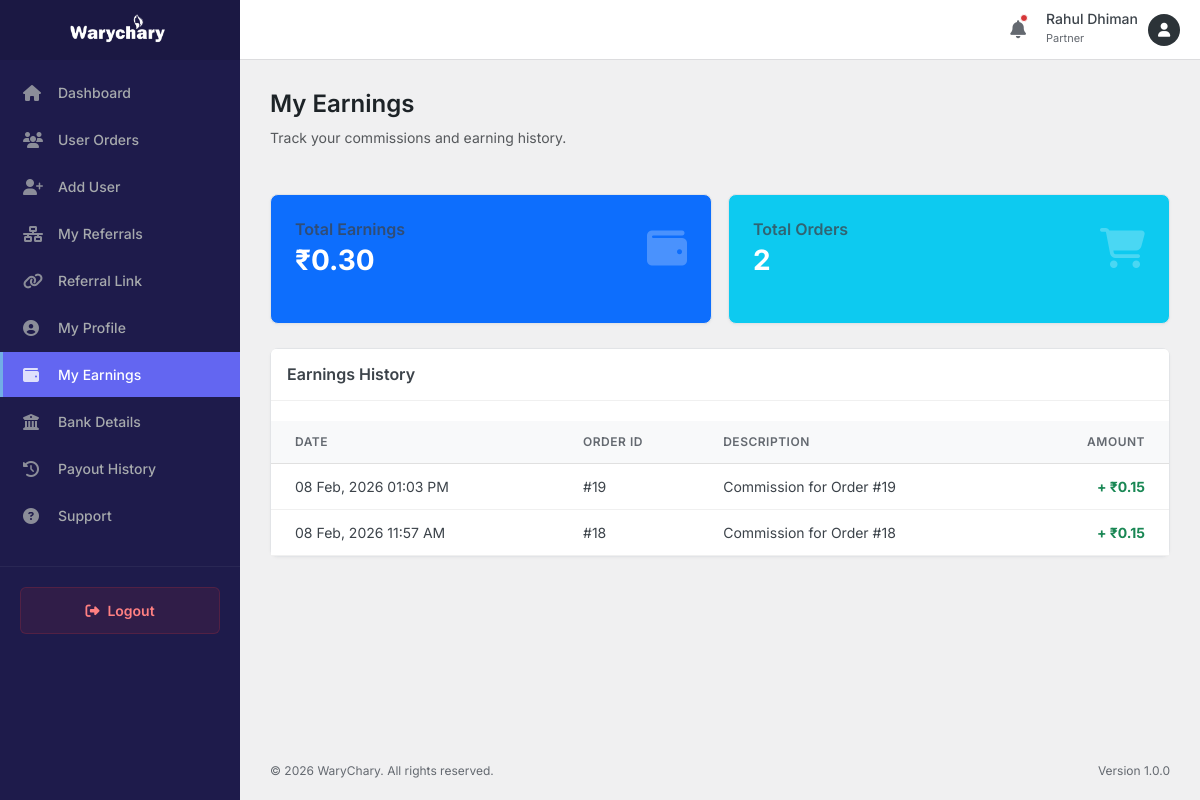
The app's page /partner/my-earnings.php (signed in), older data.
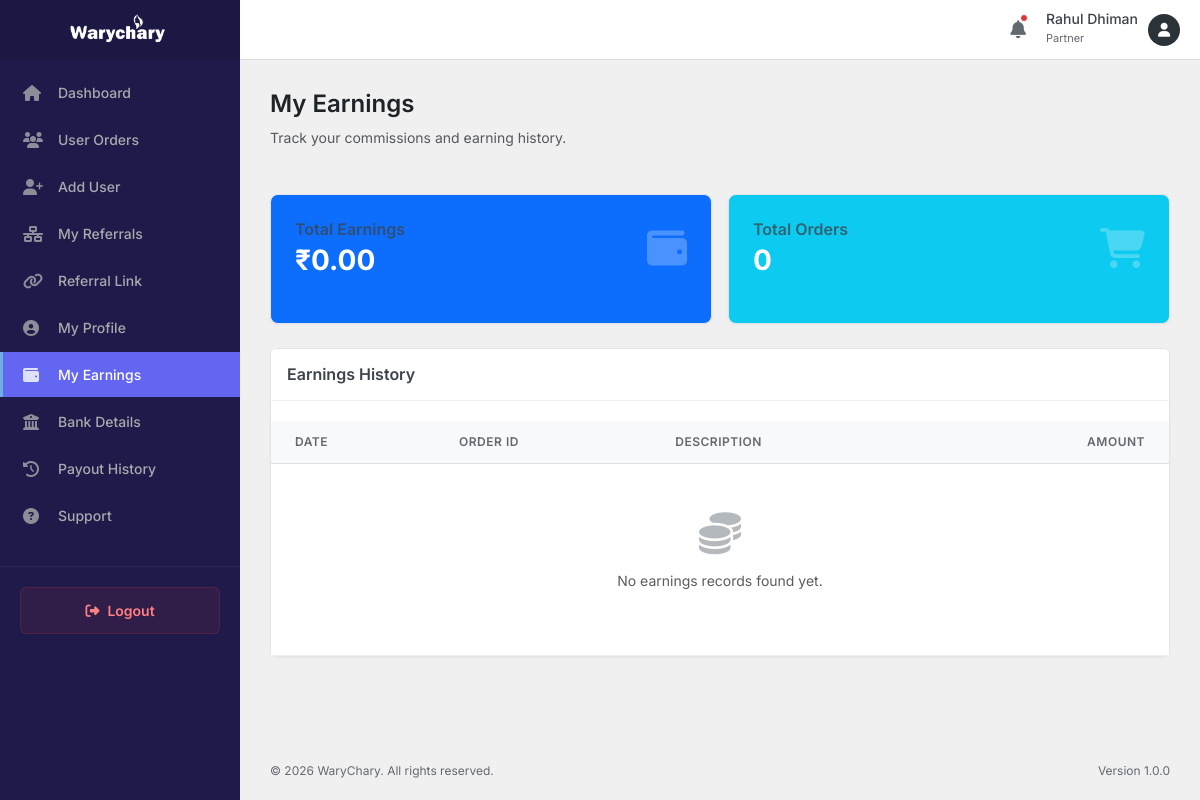
The same page, newer data.
### tables this page shows
CREATE TABLE `partner_earnings` (
  `id` int(11) NOT NULL AUTO_INCREMENT,
  `partner_id` int(11) NOT NULL,
  `partner_type` enum('marketing','senior') NOT NULL,
  `order_id` int(11) NOT NULL,
  `amount` decimal(10,2) NOT NULL,
  `percentage` decimal(5,2) NOT NULL,
  `description` text DEFAULT NULL,
  `created_at` timestamp NULL DEFAULT current_timestamp(),
  PRIMARY KEY (`id`),
  KEY `order_id` (`order_id`),
  CONSTRAINT `partner_earnings_ibfk_1` FOREIGN KEY (`order_id`) REFERENCES `orders` (`id`) ON DELETE CASCADE
);

### partner/my-earnings.php (the view, shortened to what this page needs)
<?php
include_once __DIR__ . '/includes/header.php';
$database = new Database();
$db = $database->getConnection();
$partner_id = $_SESSION['partner_id'];
$records_per_page = 15;
$current_page = isset($_GET['page']) && is_numeric($_GET['page']) ? (int)$_GET['page'] : 1;
$offset = ($current_page - 1) * $records_per_page;
$stmt = $db->prepare("SELECT COALESCE(SUM(amount), 0) FROM partner_earnings WHERE partner_id = :id");
$stmt->execute([':id' => $partner_id]);
$total_earnings = $stmt->fetchColumn();
$stmt = $db->prepare("SELECT COUNT(*) FROM partner_earnings WHERE partner_id = :id");
$stmt->execute([':id' => $partner_id]);
$total_orders = $stmt->fetchColumn();
$sql = "SELECT * FROM partner_earnings
        WHERE partner_id = :id
        ORDER BY created_at DESC
        LIMIT :limit OFFSET :offset";
$stmt = $db->prepare($sql);
$stmt->bindValue(':id', $partner_id, PDO::PARAM_INT);
$stmt->bindValue(':limit', $records_per_page, PDO::PARAM_INT);
$stmt->bindValue(':offset', $offset, PDO::PARAM_INT);
$stmt->execute();
$earnings_history = $stmt->fetchAll(PDO::FETCH_ASSOC);
?>
<div class="page-header">
    <div class="header-title">
        <h1 class="page-title">My Earnings</h1>
        <p class="text-muted">Track your commissions and earning history.</p>
    </div>
</div>
<div class="row g-3 mb-4">
    <div class="col-md-6">
        <div class="card bg-primary text-white h-100">
            <div class="card-body">
                <div class="d-flex justify-content-between align-items-center">
                    <div>
                        <h6 class="card-title mb-1 opacity-75">Total Earnings</h6>
                        <h3 class="mb-0 fw-bold">₹<?php echo number_format($total_earnings, 2); ?></h3>
                    </div>
                    <div class="fs-1 opacity-25"><i class="fas fa-wallet"></i></div>
                </div>
            </div>
        </div>
    </div>
    <div class="col-md-6">
        <div class="card bg-info text-white h-100">
            <div class="card-body">
                <div class="d-flex justify-content-between align-items-center">
                    <div>
                        <h6 class="card-title mb-1 opacity-75">Total Orders</h6>
                        <h3 class="mb-0 fw-bold"><?php echo number_format($total_orders); ?></h3>
                    </div>
                    <div class="fs-1 opacity-25"><i class="fas fa-shopping-cart"></i></div>
                </div>
            </div>
        </div>
    </div>
</div>
<div class="card">
    <div class="card-header bg-white py-3">
        <h5 class="card-title mb-0">Earnings History</h5>
    </div>
    <div class="card-body p-0">
        <div class="table-responsive">
            <table class="table table-hover align-middle mb-0">
                <thead class="bg-light">
                    <tr>
                        <th class="ps-4">Date</th>
                        <th>Order ID</th>
                        <th>Description</th>
                        <th class="text-end pe-4">Amount</th>
                    </tr>
                </thead>
                <tbody>
                    <?php if (count($earnings_history) > 0): ?>
                        <?php foreach ($earnings_history as $row): ?>
                            <tr>
                                <td class="ps-4"><?php echo date('d M, Y h:i A', strtotime($row['created_at'])); ?></td>
                                <td>#<?php echo htmlspecialchars($row['order_id']); ?></td>
                                <td><?php echo htmlspecialchars($row['description']); ?></td>
                                <td class="text-end pe-4 fw-bold text-success">
                                    + ₹<?php echo number_format($row['amount'], 2); ?>
                                </td>
                            </tr>
                        <?php endforeach; ?>
                    <?php else: ?>
                        <tr>
                            <td colspan="4" class="text-center py-5 text-muted">
                                <i class="fas fa-coins fa-3x mb-3 text-secondary opacity-50"></i>
                                <p>No earnings records found yet.</p>
                            </td>
                        </tr>
                    <?php endif; ?>
                </tbody>
            </table>
        </div>
    </div>
</div>
<?php include_once __DIR__ . '/includes/footer.php'; ?>

Row changes from the older to the newer data that the page shows:
removed partner_earnings: created_at "08 Feb, 2026 01:03 PM", order "19", description "Commission for Order #19", amount "0.15"
removed partner_earnings: created_at "08 Feb, 2026 11:57 AM", order "18", description "Commission for Order #18", amount "0.15"
Text that changed along with them:
$total_earnings: "0.30" → "0.00"
$total_orders: "2" → "0"
text now shown: "No earnings records found yet."
